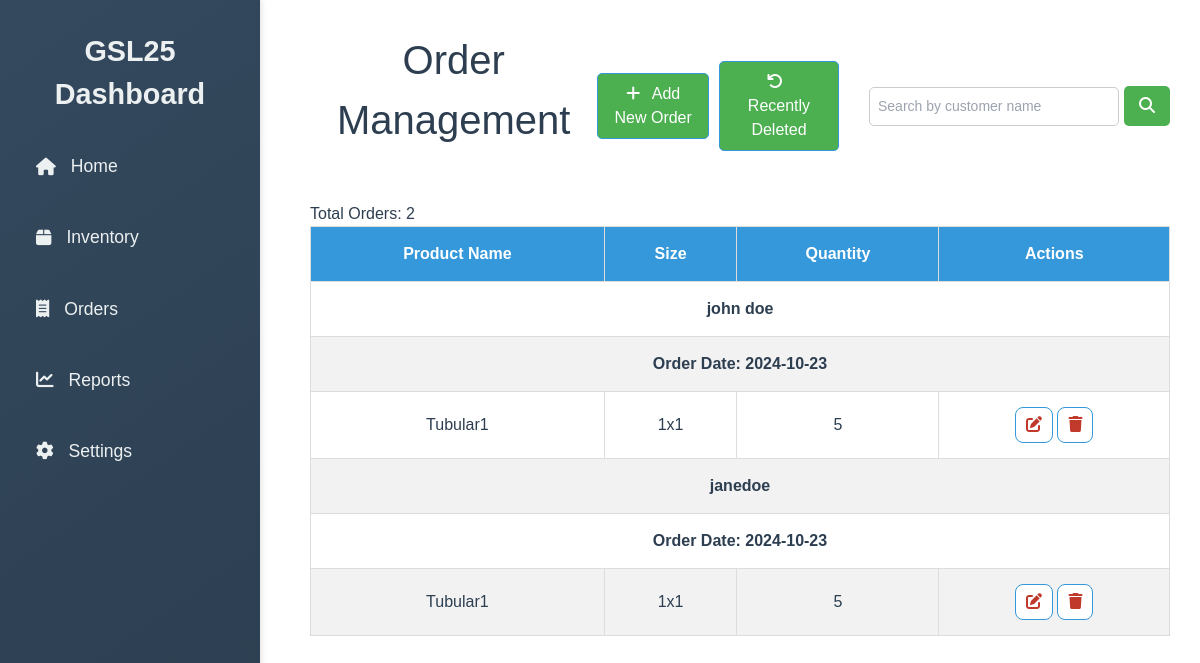
/orders.php (signed in), run on the app's committed database.
### tables this page shows
CREATE TABLE `tb_orders` (
  `order_id` int(255) NOT NULL,
  `customer_name` varchar(255) NOT NULL,
  `product_name` varchar(255) NOT NULL,
  `quantity` varchar(255) NOT NULL,
  `order_date` date NOT NULL,
  `status` varchar(255) NOT NULL,
  `size` varchar(255) NOT NULL,
  `deleted_at` datetime DEFAULT NULL
);

CREATE TABLE `tb_inventory` (
  `product_id` int(255) NOT NULL,
  `name` varchar(255) NOT NULL,
  `price` varchar(255) NOT NULL,
  `category` varchar(255) NOT NULL,
  `quantity` varchar(255) NOT NULL,
  `size` varchar(255) NOT NULL,
  `image_url` varchar(255) DEFAULT NULL
);

### orders.php (the view, shortened to what this page needs)
<?php
include('db_connection.php');
$selected_date = '';
$searchQuery = '';
if ($selected_date && $searchQuery) {
    $sql = "SELECT o.*, i.size FROM tb_orders o
            JOIN tb_inventory i ON o.product_name = i.name
            WHERE o.order_date = ? AND o.customer_name LIKE ?
            ORDER BY o.order_id ASC";
    $stmt = $conn->prepare($sql);
    $searchParam = "%" . $searchQuery . "%";
    $stmt->bind_param('ss', $selected_date, $searchParam);
    $stmt->execute();
    $result = $stmt->get_result();
} else {
    $sql = "SELECT o.*, i.size FROM tb_orders o
            JOIN tb_inventory i ON o.product_name = i.name
            ORDER BY o.order_id ASC";
    $result = $conn->query($sql);
}
$total_orders = 0;
if ($result) {
    $total_orders = $result->num_rows;
}
?>
<!DOCTYPE html>
<html lang="en">
<head>
    <link rel="stylesheet" href="https://cdnjs.cloudflare.com/ajax/libs/font-awesome/6.5.2/css/all.min.css">
    <link rel="stylesheet" href="https://cdnjs.cloudflare.com/ajax/libs/tailwindcss/2.2.19/tailwind.min.css">
</head>
<body>
    <aside class="sidebar">
        <div class="sidebarHeader">
            <h2>GSL25 Dashboard</h2>
        </div>
        <nav class="sidebarNav">
            <ul>
                <li><a href="dashboard.php"><i class="fa fa-home"></i> Home</a></li>
                <li><a href="inventory.php"><i class="fa fa-box"></i> Inventory</a></li>
                <li><a href="orders.php"><i class="fa fa-receipt"></i> Orders</a></li>
                <li><a href="reports.php"><i class="fa fa-chart-line"></i> Reports</a></li>
                <li><a href="settings.php"><i class="fa fa-cog"></i> Settings</a></li>
            </ul>
        </nav>
    </aside>
    <div class="mainContent">
    <header class="mainHeader">
        <h1>Order Management</h1>
        <div class="headerActions">
            <a href="add-order.php" class="button"><i class="fa fa-plus"></i> Add New Order</a>
            <a href="recently-deleted.php" class="button"><i class="fa fa-undo"></i> Recently Deleted</a>
            <form action="orders.php" method="GET" class="search-form">
                <input type="text" name="search" value="<?php echo htmlspecialchars($searchQuery); ?>" placeholder="Search by customer name" class="search-input" />
                <button type="submit" class="search-button"><i class="fa fa-search"></i></button>
            </form>
        </div>
    </header>
    <section class="orderTotals">
        <p>Total Orders: <?php echo $total_orders; ?></p>
    </section>
    <section class="ordersSection">
        <table class="ordersTable">
            <thead>
                <tr>
                    <th>Product Name</th>
                    <th>Size</th>
                    <th>Quantity</th>
                    <th>Actions</th>
                </tr>
            </thead>
            <tbody>
                <?php
                $lastCustomerName = "";
                if ($result && $result->num_rows > 0) {
                    while ($row = $result->fetch_assoc()) {
                        if ($row['customer_name'] != $lastCustomerName) {
                            $lastCustomerName = $row['customer_name'];
                ?>
                    <tr class="customer-row">
                        <td colspan="6" class="customer-name">
                            <strong><?php echo htmlspecialchars($row['customer_name']); ?></strong>
                        </td>
                    </tr>
                    <tr class="order-date-row">
                        <td colspan="6" class="order-date">
                            <strong>Order Date: <?php echo htmlspecialchars($row['order_date']); ?></strong>
                        </td>
                    </tr>
                <?php
                        }
                ?>
                    <tr class="order-row">
                        <td><?php echo htmlspecialchars($row['product_name']); ?></td>
                        <td><?php echo htmlspecialchars($row['size']); ?></td>
                        <td><?php echo htmlspecialchars($row['quantity']); ?></td>
                        <td>
                            <a href="edit-order.php?id=<?php echo htmlspecialchars($row['order_id']); ?>" class="button"><i class="fa fa-edit"></i></a>
                            <a href="delete-order.php?id=<?php echo htmlspecialchars($row['order_id']); ?>" class="button" onclick="return confirm('Are you sure you want to delete this order?');"><i class="fa fa-trash"></i></a>
                        </td>
                    </tr>
                <?php
                    }
                } else {
                    echo '<tr><td colspan="7">No orders found.</td></tr>';
                }
                ?>
            </tbody>
        </table>
    </section>
</div>
</body>
</html>

### orders.php (style rules this page uses)
body { font-family: 'Poppins', sans-serif; display: flex; margin: 0; color: #2c3e50; transition: background-color 0.3s ease, color 0.3s ease; }
.sidebar { width: 260px; background: linear-gradient(145deg, #34495e, #2c3e50); color: #ecf0f1; padding: 30px 20px; height: 100vh; position: fixed; box-shadow: 2px 0 5px rgba(0, 0, 0, 0.1); transition: background 0.3s ease; }
.sidebarHeader h2 { font-size: 1.8rem; font-weight: bold; margin-bottom: 1.5rem; text-align: center; }
.sidebarNav ul { list-style: none; padding: 0; }
.sidebarNav ul li { margin: 1.2rem 0; }
.sidebarNav ul li a { text-decoration: none; color: #ecf0f1; font-size: 1.1rem; display: flex; align-items: center; padding: 0.8rem 1rem; border-radius: 8px; transition: background 0.3s ease; }
.sidebarNav ul li a i { margin-right: 15px; }
.mainContent { margin-left: 280px; padding: 30px; width: calc(100% - 280px); min-height: 100vh; transition: background-color 0.3s ease, color 0.3s ease; }
.mainHeader { display: flex; justify-content: space-between; align-items: center; }
.mainHeader h1 { font-size: 2.5rem; margin-bottom: 2rem; text-align: center; }
.headerActions .button i { margin-right: 8px; }
.ordersTable { width: 100%; border-collapse: collapse; margin-bottom: 30px; }
.ordersTable th, .ordersTable td { padding: 15px; border: 1px solid #ddd; text-align: center; }
.ordersTable th { background-color: #3498db; color: #ffffff; }
.ordersTable tr:nth-child(even) { background-color: #f2f2f2; }
.button { background-color: #ffffff; color: #c0392b; padding: 5px 10px; border-radius: 8px; font-size: 1rem; text-align: center; text-decoration: none; border: 1px solid #3498db; transition: background-color 0.3s ease, color 0.3s ease; display: inline-block; cursor: pointer; }
.mainHeader { display: flex; justify-content: space-between; align-items: center; margin-bottom: 20px; }
.headerActions { display: flex; align-items: center; }
.headerActions .button { margin-right: 10px; padding: 8px 15px; background-color: #4CAF50; color: white; border-radius: 5px; text-decoration: none; }
.search-form { display: flex; align-items: center; margin-left: 20px; position: relative; }
.search-input { padding: 8px; border: 1px solid #ccc; border-radius: 5px; width: 250px; font-size: 14px; outline: none; }
.search-button { background-color: #4CAF50; color: white; border: none; padding: 8px 15px; border-radius: 5px; cursor: pointer; margin-left: 5px; }

### data on the page
tb_orders: customer_name "john doe", order_date "2024-10-23", product_name "Tubular1", tb_inventory.size "1x1", quantity "5"
tb_orders: customer_name "janedoe", order_date "2024-10-23", product_name "Tubular1", tb_inventory.size "1x1", quantity "5"

### other printed values
$total_orders "2"
